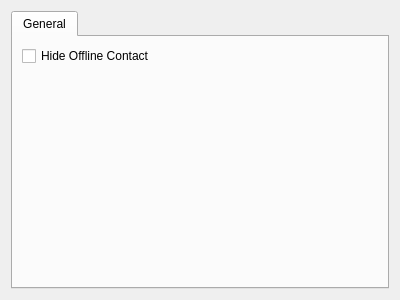
<?xml version="1.0" encoding="UTF-8"?>
<ui version="4.0">
 <class>PrefGeneral</class>
 <widget class="QWidget" name="PrefGeneral">
  <property name="geometry">
   <rect>
    <x>0</x>
    <y>0</y>
    <width>400</width>
    <height>300</height>
   </rect>
  </property>
  <property name="windowTitle">
   <string>Form</string>
  </property>
  <layout class="QGridLayout" name="gridLayout">
   <item row="0" column="0">
    <widget class="QTabWidget" name="tabWidget">
     <property name="currentIndex">
      <number>0</number>
     </property>
     <widget class="QWidget" name="generalTab">
      <attribute name="title">
       <string>General</string>
      </attribute>
      <layout class="QGridLayout" name="gridLayout_2">
       <item row="0" column="0">
        <widget class="QCheckBox" name="hideOfflineCheckBox">
         <property name="text">
          <string>Hide Offline Contact</string>
         </property>
        </widget>
       </item>
       <item row="1" column="0">
        <spacer name="verticalSpacer">
         <property name="orientation">
          <enum>Qt::Vertical</enum>
         </property>
         <property name="sizeHint" stdset="0">
          <size>
           <width>20</width>
           <height>221</height>
          </size>
         </property>
        </spacer>
       </item>
      </layout>
     </widget>
    </widget>
   </item>
  </layout>
 </widget>
 <resources/>
 <connections/>
</ui>
